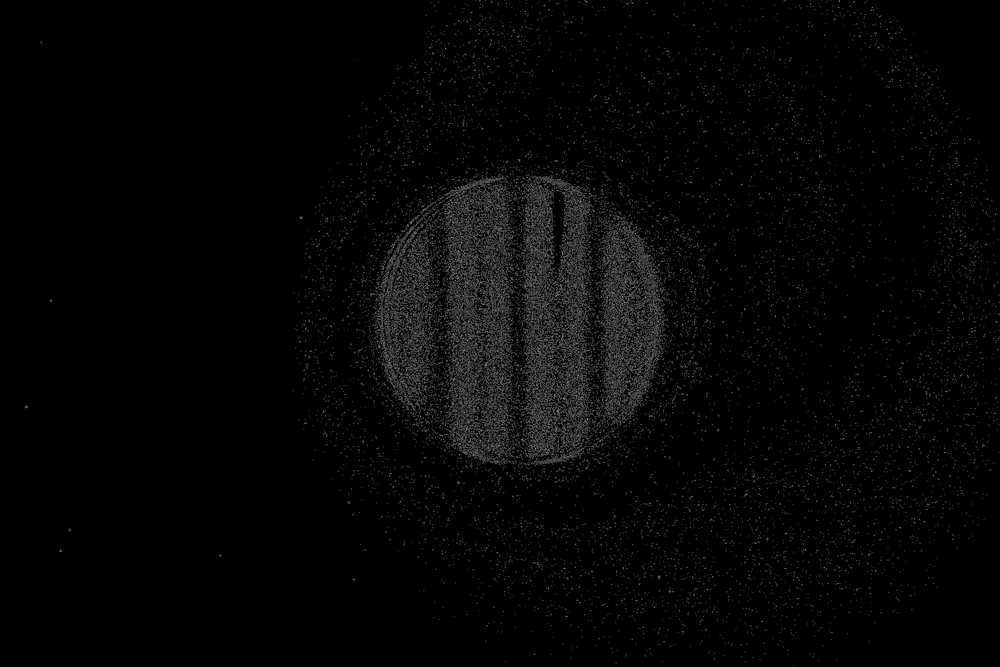
#> input picture Ronchi/processed_image.png, 1000 x 667 px, shrunk from 5184 x 3456 before the run
$ python Strehl.py processed_image.png 1.0 1.0 1.0 1.0 1.0   (older library calls are emulated)
#> lines starting #> are read from the running program, lines starting #| are printed output that depends on the picture; after the words box and inside, x2 and y2 are one past the last pixel; in counts of white or black regions, pixels touching at a corner belong together
import cv2
import numpy as np
from scipy.optimize import curve_fit
from skimage import morphology

def read_image(file_path):
#> called with file_path = 'processed_image.png'
    image = cv2.imread(file_path, cv2.IMREAD_GRAYSCALE)
#> image is the input picture: shape (667, 1000); min 0, max 163, mean 5.3
    if image is None:
        raise ValueError(f"Failed to read image from {file_path}")
    return image

def threshold_image(image, method='global', threshold_value=128):
#> called with method = 'adaptive', threshold_value = 128
    if method == 'global':
        _, thresholded_image = cv2.threshold(image, threshold_value, 255, cv2.THRESH_BINARY)
    elif method == 'adaptive':
        thresholded_image = cv2.adaptiveThreshold(image, 255, cv2.ADAPTIVE_THRESH_MEAN_C, cv2.THRESH_BINARY, 11, 2)
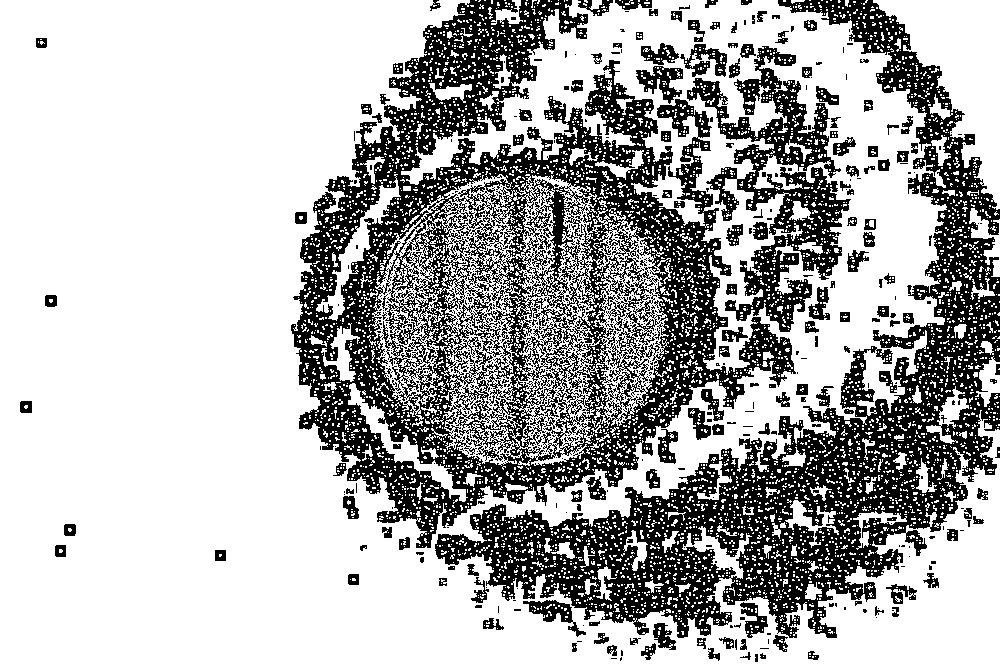
#> thresholded_image: shape (667, 1000); 69.5% white; 597 black regions (436 under 20 px), largest, box (x1, y1, x2, y2) and area: (291, 0, 796, 548) 98722, (435, 0, 1000, 638) 71973, (687, 46, 851, 332) 14589
    else:
        raise ValueError("Invalid thresholding method. Choose 'global' or 'adaptive'.")
    return thresholded_image

def denoise_image(image, method='gaussian', kernel_size=3):
#> called with method = 'gaussian', kernel_size = 5
    if method == 'gaussian':
        denoised_image = cv2.GaussianBlur(image, (kernel_size, kernel_size), 0)
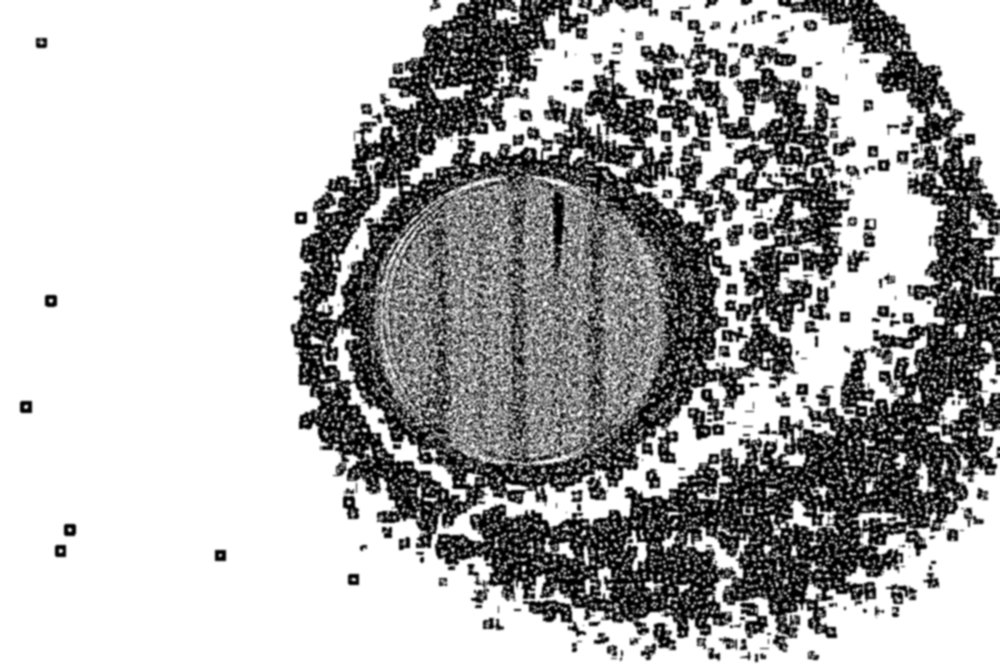
#> denoised_image: shape (667, 1000); min 0, max 255, mean 177.1
    elif method == 'median':
        denoised_image = cv2.medianBlur(image, kernel_size)
    elif method == 'bilateral':
        denoised_image = cv2.bilateralFilter(image, kernel_size, 75, 75)
    else:
        raise ValueError("Invalid denoising method. Choose 'gaussian', 'median', or 'bilateral'.")
    return denoised_image

def detect_edges(image, method='canny', low_threshold=50, high_threshold=150):
#> called with method = 'canny', low_threshold = 50, high_threshold = 150
    if method == 'canny':
        edges = cv2.Canny(image, low_threshold, high_threshold)
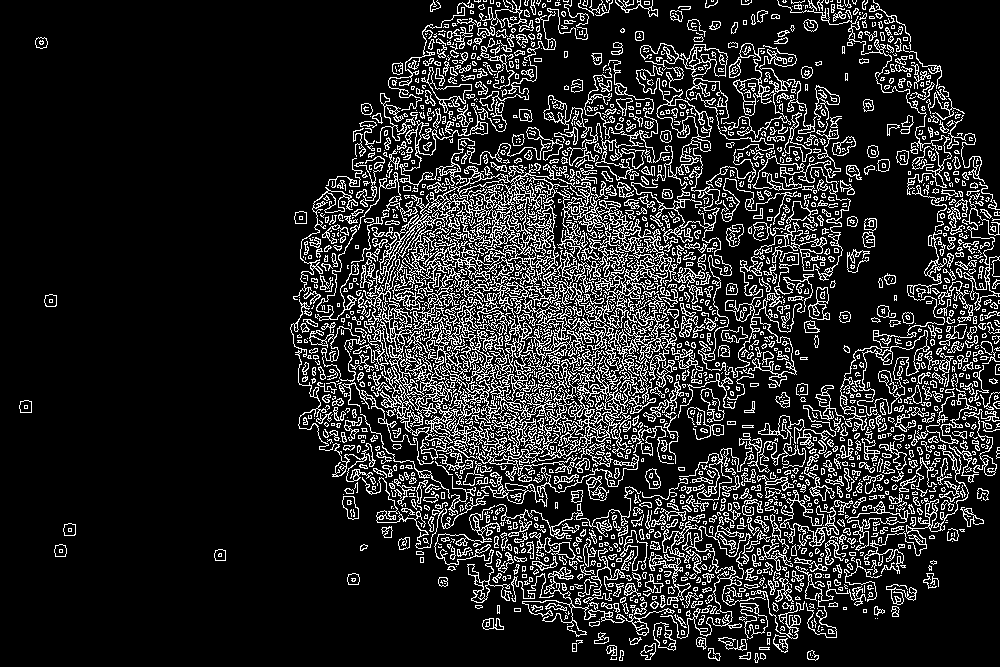
#> edges: shape (667, 1000); 15.3% white in thin lines or dots
    elif method == 'sobel':
        sobel_x = cv2.Sobel(image, cv2.CV_64F, 1, 0, ksize=5)
        sobel_y = cv2.Sobel(image, cv2.CV_64F, 0, 1, ksize=5)
        edges = cv2.magnitude(sobel_x, sobel_y)
    else:
        raise ValueError("Invalid edge detection method. Choose 'canny' or 'sobel'.")
    return edges

def skeletonize_image(image):
    binary_image = image.astype(bool)
#> binary_image: shape (667, 1000) bool; 15.3% white in thin lines or dots
    skeleton = morphology.skeletonize(binary_image)
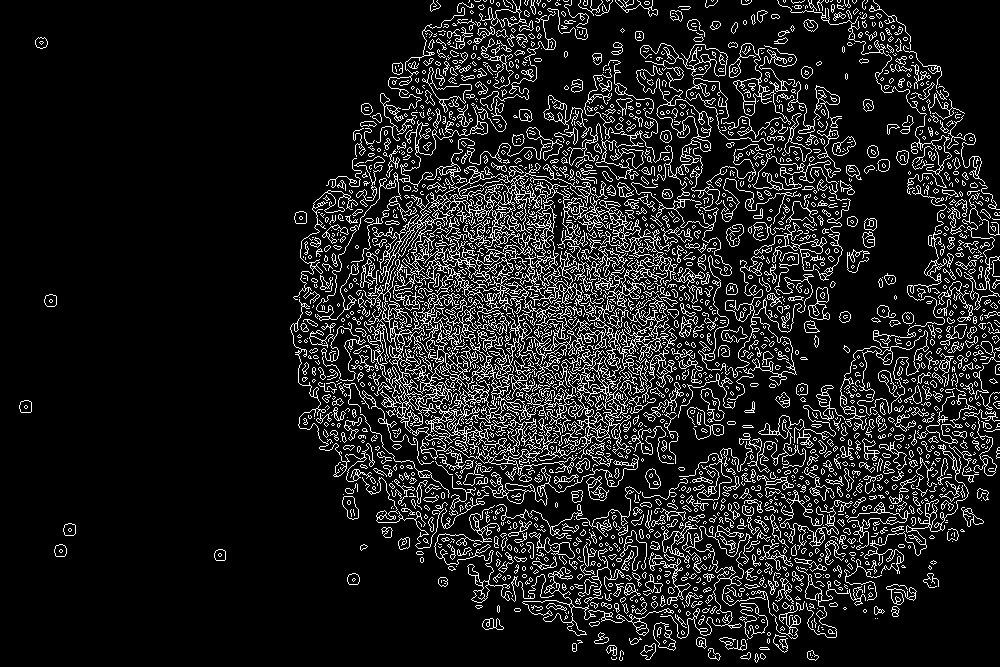
#> skeleton: shape (667, 1000) bool; 11.9% white in thin lines or dots
    return skeleton.astype(np.uint8) * 255
#> returned value: shape (667, 1000); 11.9% white in thin lines or dots

def analyze_fringes(image, aperture_diameter, focal_length, grid_spacing, grid_thickness):
#> called with aperture_diameter = 1, focal_length = 1, grid_spacing = 1, grid_thickness = 1
    contours, _ = cv2.findContours(image, cv2.RETR_EXTERNAL, cv2.CHAIN_APPROX_SIMPLE)
#> contours = 2047 contours, 1596 with area under 20; largest, box (x1, y1, x2, y2) and area: (353, 163, 693, 476) 53862, (840, 330, 929, 431) 2364, (631, 65, 732, 375) 1602, (752, 121, 851, 281) 1116, (780, 490, 839, 547) 1028
    centroids = [np.mean(cnt, axis=0)[0] for cnt in contours]
#> centroids = 2047 pairs, first value 24.12 to 999, second value 0 to 658.2

    def linear_func(x, a, b):
        return a * x + b

    x_data = np.array([pt[0] for pt in centroids])
#> x_data = 2047 values, max 999 at index 1402, min 24.12 at index 903, mean 676.4
    y_data = np.array([pt[1] for pt in centroids])
#> y_data = 2047 values, max 658.2 at index 0, min 0 at index 2033, mean 337.1
    params, _ = curve_fit(linear_func, x_data, y_data)
#> params = [0.0609, 295.9]

    # TODO: Calculate wavefront error using aperture_diameter, focal_length, grid_spacing, grid_thickness
    # wavefront_error = <Your formula to calculate wavefront error>
    # Placeholder line to be replaced with actual computation:
    wavefront_error = np.mean(np.abs(y_data - linear_func(x_data, *params)))
#> wavefront_error = 157.9

    return wavefront_error

def calculate_strehl_value(wavefront_error, wavelength):
    strehl_ratio = np.exp(-(2 * np.pi * wavefront_error / wavelength) ** 2)
    return strehl_ratio

def save_image(file_path, image):
    cv2.imwrite(file_path, image)

def main(image_file_path, wavelength, aperture_diameter, focal_length, grid_spacing, grid_thickness):
    image = read_image(image_file_path)

    # Preprocess the image
    thresholded_image = threshold_image(image, method='adaptive')
    denoised_image = denoise_image(thresholded_image, method='gaussian', kernel_size=5)
    edges = detect_edges(denoised_image, method='canny', low_threshold=50, high_threshold=150)
    skeleton = skeletonize_image(edges)

    save_image("processed_image.png", skeleton)

    # Analyze the fringes and calculate the wavefront error
    wavefront_error = analyze_fringes(skeleton, aperture_diameter, focal_length, grid_spacing, grid_thickness)
#> wavefront_error = 157.9

    # Calculate the Strehl value
    strehl_value = calculate_strehl_value(wavefront_error, wavelength)
#> in calculate_strehl_value, `strehl_ratio = np.exp(-(2 * np.pi * wavefront_error / wavelength) ** 2)`: strehl_ratio = 0
#> strehl_value = 0

    print(f"Strehl value: {strehl_value}")
#| Strehl value: 0.0

if __name__ == "__main__":
    import sys

    if len(sys.argv) < 7:
        print(f"Usage: {sys.argv[0]} IMAGE_FILE_PATH WAVELENGTH APERTURE_DIAMETER FOCAL_LENGTH GRID_SPACING GRID_THICKNESS")
        sys.exit(1)

    image_file_path = sys.argv[1]
    wavelength = float(sys.argv[2])
    aperture_diameter = float(sys.argv[3])
    focal_length = float(sys.argv[4])
    grid_spacing = float(sys.argv[5])
    grid_thickness = float(sys.argv[6])

    main(image_file_path, wavelength, aperture_diameter, focal_length, grid_spacing, grid_thickness)
